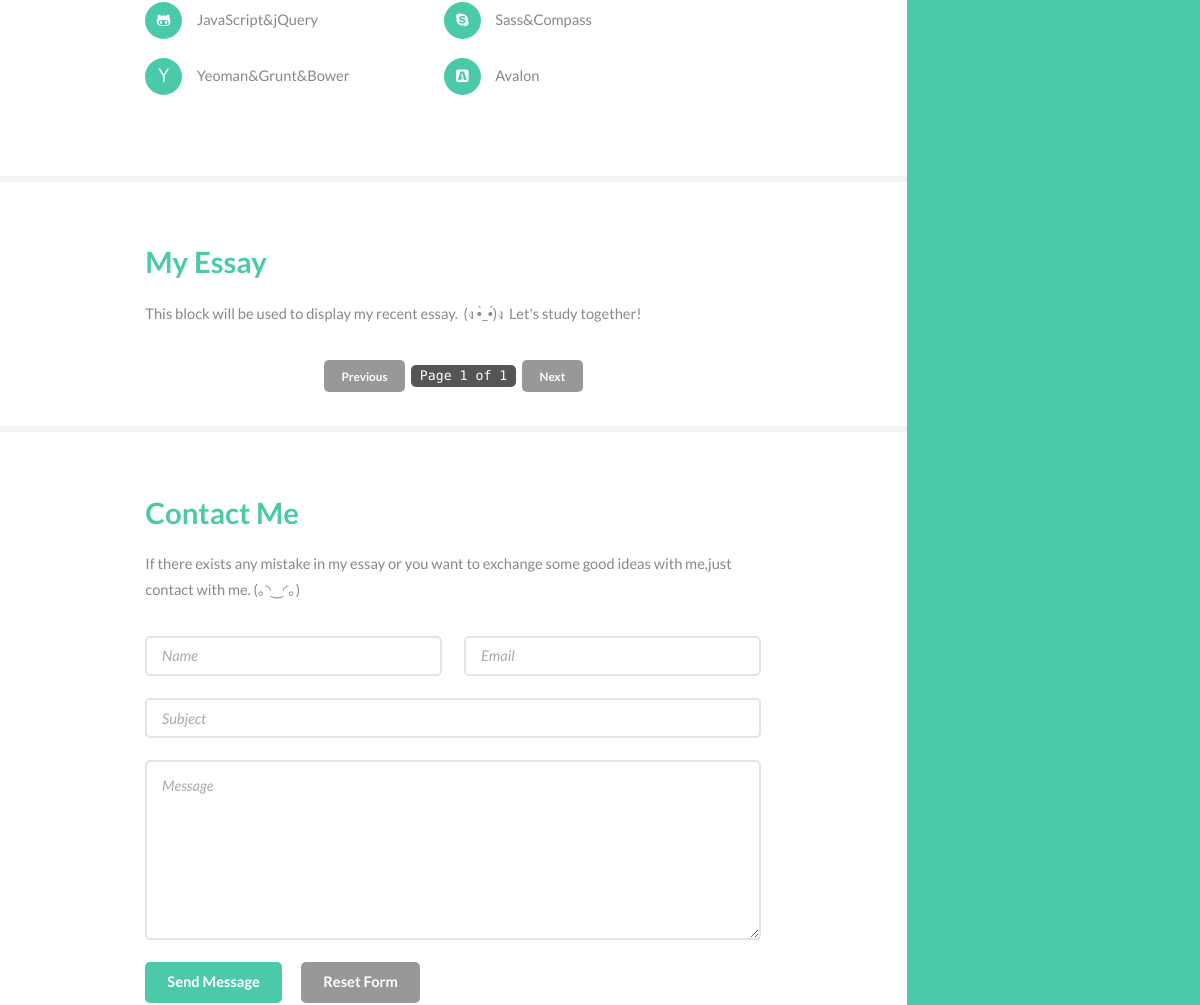
/ (middle part), run on an earlier commit of the app's database.
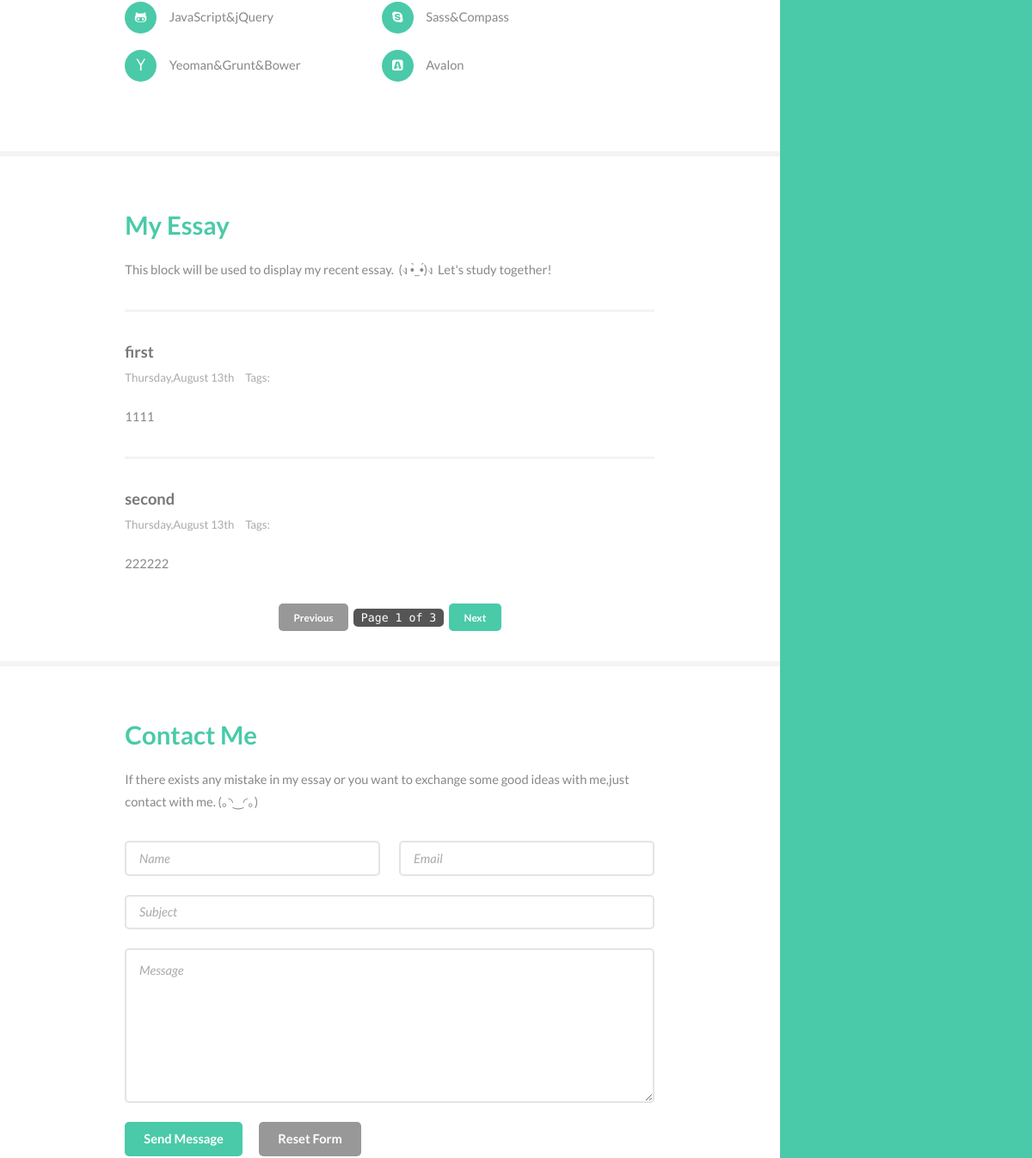
And on a later commit of the database.
### blog/models.py (models this page shows)
class Article(models.Model):#wenzhang
    caption = models.CharField(max_length=30)#biaoti
    publish_time = models.DateTimeField(auto_now_add=True)#fabushijian
    update_time = models.DateTimeField(auto_now=True)#gengxinriqi
    author = models.ForeignKey(Author)#zuozhe
    tags = models.ManyToManyField(Tag, blank=True)#biaoqian
    content = MarkdownField()#neirong

### blog/views.py (the view)
# urls.py: url(r'index/(?P<page_num>\d+)$', 'blog.views.index'),
def index(request, page_num = 1):
	posts = list(Article.objects.all())
	paginator = Paginator(posts, 2)
	t = loader.get_template("index.html")
	c = Context({'posts':paginator.page(int(page_num))})
	return HttpResponse(t.render(c))

### blog/templates/index.html (shortened to what this page needs)
	{% extends "base.html" %}
	{% load django_markdown%}
	{% block content %}
	{% for post in posts %}
<article>
	<header>
	<h4>{{post.caption}}</h4>
	<p>{{post.publish_time|date:"l,F jS"}}&nbsp;&nbsp;&nbsp;&nbsp;
	Tags:</p>
	</header>
	<p>{{post.content|markdown}}</p>
</article>
	{% endfor %}
	<div class="paginator" style="text-align: center;margin-bottom: 5px;">
        {% if posts.has_previous %}
            <a href="/blog/index/{{posts.previous_page_number}}" class="button special small">Previous</a>
        {% else %}
        	<a href="javascript:;" class="button small">Previous</a>
        {% endif %}
        <code>Page {{posts.number}} of {{posts.paginator.num_pages}}</code>
        {% if posts.has_next %}
            <a href="/blog/index/{{ posts.next_page_number }}" class="button special small">Next</a>
        {% else %}
        	<a href="javascript:;" class="button small">Next</a>
        {% endif %}
    </div>
	{% endblock %}

### blog/templates/base.html (shortened to what this page needs)
<!DOCTYPE HTML>
<html>
<head>
	{% load staticfiles %}
	<link rel="stylesheet" href="{% static 'css/main.css'%}" />
</head>
<body>
	<section id="header">
			</section>
			<div id="wrapper">
					<div id="main">
							<section id="two">
								<div class="container">
									<ul class="feature-icons">
										<li class="fa-github-alt">JavaScript&jQuery</li>
										<li class="fa-skype">Sass&Compass</li>
										<li class="fa-yahoo">Yeoman&Grunt&Bower</li>
										<li class="fa-buysellads">Avalon</li>
									</ul>
								</div>
							</section>
							<section id="three">
								<div class="container">
									<h2>My Essay</h2>
									<p>This block will be used to display my recent essay.&nbsp; (ง •̀_•́)ง &nbsp;Let's study together!</p>
									<div class="features">
										{% block content %}
										{% endblock %}
									</div>
								</div>
							</section>
							<section id="four">
								<div class="container">
									<h2>Contact Me</h2>
									<p>If there exists any mistake in my essay or you want to exchange some good ideas with me,just contact with me. (｡◝‿◜｡)</p>
									<form method="get" action="{% static 'html/post.html'%}">
										<div class="row uniform">
											<div class="6u 12u(xsmall)"><input type="text" name="name" id="name" placeholder="Name" /></div>
											<div class="6u 12u(xsmall)"><input type="email" name="email" id="email" placeholder="Email" /></div>
										</div>
										<div class="row uniform">
											<div class="12u"><input type="text" name="subject" id="subject" placeholder="Subject" /></div>
										</div>
										<div class="row uniform">
											<div class="12u"><textarea name="message" id="message" placeholder="Message" rows="6"></textarea></div>
										</div>
										<div class="row uniform">
											<div class="12u">
												<ul class="actions">
													<li><input type="submit" class="special" value="Send Message" /></li>
													<li><input type="reset" value="Reset Form" /></li>
												</ul>
											</div>
										</div>
									</form>
								</div>
							</section>
			</div>
</body>
</html>

What changed in the data, as far as the page shows it:
added Article: caption "first", publish_time "Thursday,August 13th", content "1111"
added Article: caption "second", publish_time "Thursday,August 13th", content "222222"
Also different on the page:
{{ posts.paginator.num_pages }}: "1" → "3"
